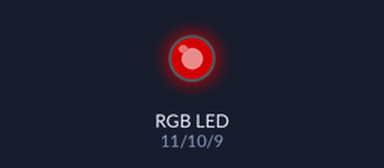
Bench run of a sketch on a simulated Arduino Uno, built with avr-gcc and run on an emulated ATmega328P. Shown: an RGB LED mixed from three pins (HIGH = lit). Dim RGB values are drawn brighter than linear.

Above: at 0.05 s.
At 0.75 s:
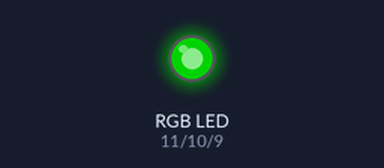
At 1.5 s:
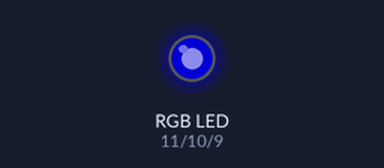
At 1.85 s:
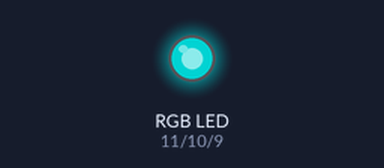
At 2.25 s:
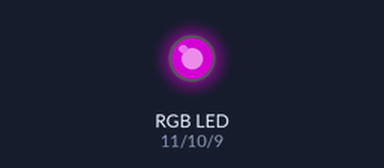
At 3.0 s:
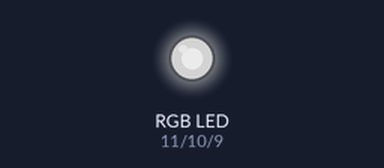
Timing chart, 0 to 6.9 s (numbered marks = the images above):
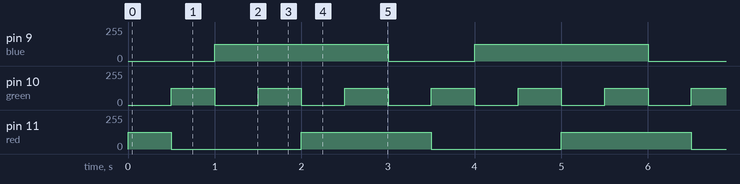

Measured:
- by itself, pin 9 (blue): alternates 125/255 for 2.0 s and 0/255 for 1.0 s
- by itself, pin 10 (green): alternates 125/255 for 0.50 s and 0/255 for 0.50 s
- by itself, pin 11 (red): repeats every 3.0 s: 0/255 1.5 s, 125/255 1.5 s

The sketch:

week_2_day_8.ino
```cpp
int blue = 9;
int green = 10;
int red = 11;

void RGB_color(int red_value, int green_value, int blue_value){
    analogWrite(red, red_value);
    analogWrite(green, green_value);
    analogWrite(blue, blue_value);
    delay(500);
}

void setup() {
  // put your setup code here, to run once:
  pinMode (red, OUTPUT);
  pinMode (green, OUTPUT);
  pinMode (red, OUTPUT);

}

void loop() {
  // put your main code here, to run repeatedly:
  RGB_color(125, 0, 0); //RED
  RGB_color(0, 125, 0); //GREEN
  RGB_color(0, 0, 125); // BLUE
  RGB_color(0, 125, 125); // YELLOW
  RGB_color(125, 0, 125); // PURPLE
  RGB_color(125, 125, 125); // WHITE
}
```
